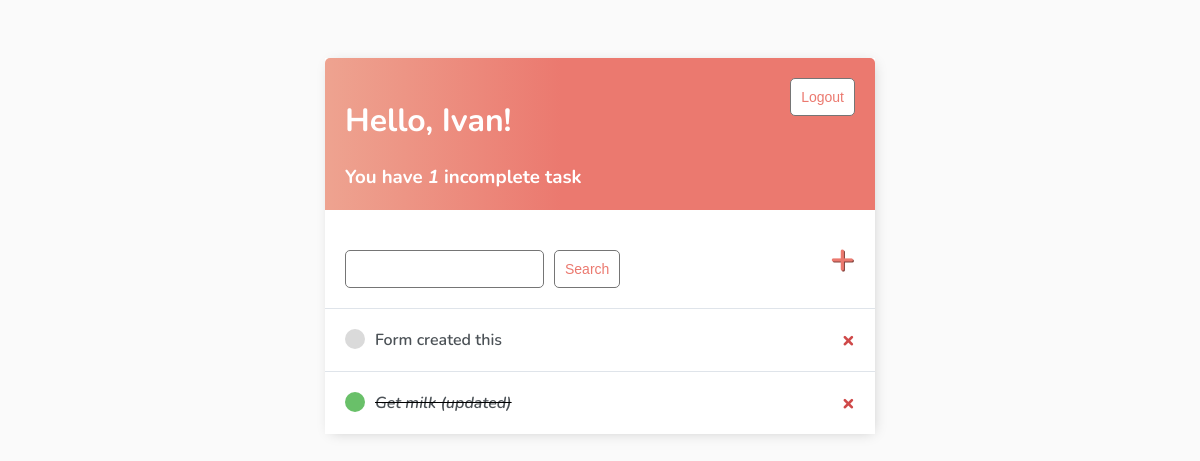
The app's page / (signed in), older data.
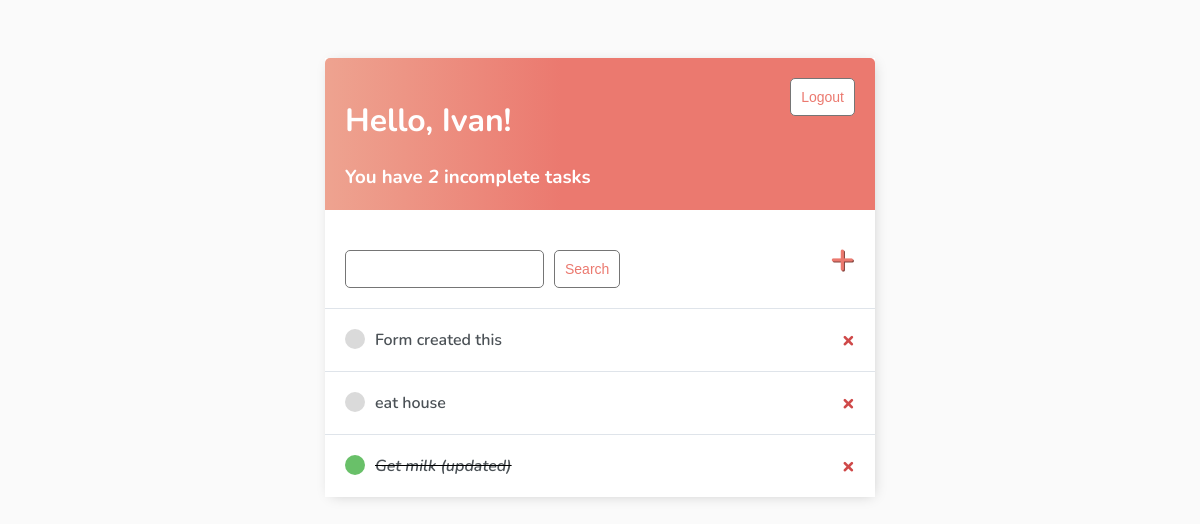
The same page, newer data.
### base/models.py (models this page shows)
class Task(models.Model):
    user = models.ForeignKey(User, on_delete=models.CASCADE, null=True, blank=True)
    title = models.CharField(max_length=200)
    description = models.TextField(null=True, blank=True)
    complete = models.BooleanField(default=False)
    created = models.DateTimeField(auto_now_add=True)
    def __str__(self):
        return self.title
    class Meta:
        ordering = ['complete']

### base/views.py (the view)
# urls.py: path('', TaskList.as_view(), name='tasks'),
class TaskList(LoginRequiredMixin, ListView):
    model = Task
    context_object_name = 'tasks'
    login_url = "/login/"
    def get_context_data(self, **kwargs):
        context = super().get_context_data(**kwargs)
        context['tasks'] = context['tasks'].filter(user=self.request.user)
        context['count'] = context['tasks'].filter(complete=False).count()
        search_input = self.request.GET.get('search-area') or ''
        if search_input:
            context['tasks'] = context['tasks'].filter(title__icontains=search_input)
        context['search_input'] = search_input
        return context

### base/templates/base/task_list.html (shortened to what this page needs)
{% extends 'base/main.html' %}
{% block content %}
<div class="header-bar">
    <div>
        <h1>Hello, {{request.user|title}}!</h1>
        <h3 style="margin:0">You have <i>{{count}}</i> incomplete task{{ count|pluralize:"s" }}</h3>
    </div>
    {% if request.user.is_authenticated %}
    <form method="post" action="{% url 'logout' %}">
        <button class="button" type="submit">Logout</button>
    </form>
    {% else %}
    <a href="{% url 'login' %}">Login</a>
    {% endif %}
</div>
<div id="search-add-wrapper">
    <form method="GET" style="margin-top: 20px;display: flex;">
        <input type="text" name="search-area" value="{{search_input}}">
        <input style="margin-left: 10px;" class="button" type="submit" value="Search">
    </form>
    <a id="add-link" href="{% url 'task-create' %}">&#x2b;</a>
</div>
<div class="task-items-wrapper">
    {% for task in tasks %}
        <div class="task-wrapper">
            {% if task.complete %}
                <div class="task-title">
                    <div class="task-complete-icon"></div>
                    <i><s><a href="{% url 'task-update' task.id %}">{{task}}</a></s></i>
                </div>
            <a class="delete-link" href="{% url 'task-delete' task.id %}">&#215;</a>
            {% else %}
                <div class="task-title">
                    <div class="task-incomplete-icon"></div>
                    <a href="{% url 'task-update' task.id %}">{{task}}</a>
                </div>
            <a class="delete-link" href="{% url 'task-delete' task.id %}">&#215;</a>
            {% endif %}
        </div>
    {% empty %}
    <h3 class="card-body">No items in list</h3>
    {% endfor %}
</div>
{% endblock content %}

Row changes from the older to the newer data that the page shows:
added Task: title "eat house"
Text that changed along with them:
{{ count }}: "1" → "2"
